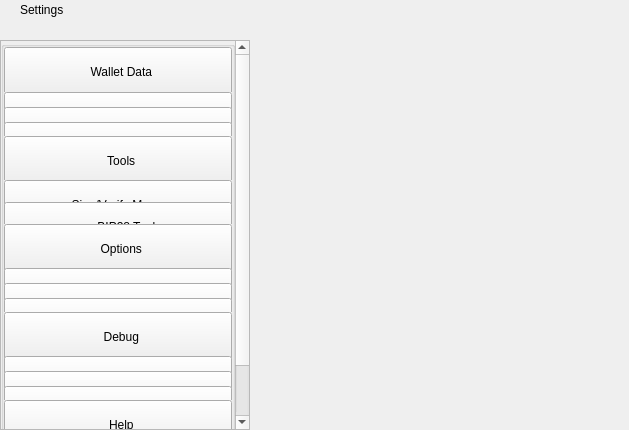
<?xml version="1.0" encoding="UTF-8"?>
<ui version="4.0">
 <class>SettingsWidget</class>
 <widget class="QWidget" name="SettingsWidget">
  <property name="geometry">
   <rect>
    <x>0</x>
    <y>0</y>
    <width>629</width>
    <height>430</height>
   </rect>
  </property>
  <property name="windowTitle">
   <string>Form</string>
  </property>
  <layout class="QHBoxLayout" name="horizontalLayout" stretch="1,2">
   <property name="spacing">
    <number>0</number>
   </property>
   <property name="leftMargin">
    <number>0</number>
   </property>
   <property name="topMargin">
    <number>0</number>
   </property>
   <property name="rightMargin">
    <number>0</number>
   </property>
   <property name="bottomMargin">
    <number>0</number>
   </property>
   <item>
    <widget class="QWidget" name="left" native="true">
     <property name="minimumSize">
      <size>
       <width>250</width>
       <height>0</height>
      </size>
     </property>
     <layout class="QVBoxLayout" name="verticalLayout">
      <property name="leftMargin">
       <number>0</number>
      </property>
      <property name="topMargin">
       <number>0</number>
      </property>
      <property name="rightMargin">
       <number>0</number>
      </property>
      <property name="bottomMargin">
       <number>0</number>
      </property>
      <item>
       <layout class="QVBoxLayout" name="verticalLayout_1">
        <property name="spacing">
         <number>0</number>
        </property>
        <item>
         <widget class="QWidget" name="titleMenuList" native="true">
          <property name="maximumSize">
           <size>
            <width>16777215</width>
            <height>30</height>
           </size>
          </property>
          <layout class="QHBoxLayout" name="horizontalLayout_1">
           <property name="spacing">
            <number>0</number>
           </property>
           <property name="leftMargin">
            <number>20</number>
           </property>
           <property name="topMargin">
            <number>0</number>
           </property>
           <property name="rightMargin">
            <number>20</number>
           </property>
           <property name="bottomMargin">
            <number>0</number>
           </property>
           <item>
            <widget class="QLabel" name="labelTitle">
             <property name="text">
              <string>Settings</string>
             </property>
            </widget>
           </item>
           <item>
            <spacer name="horizontalSpacer">
             <property name="orientation">
              <enum>Qt::Horizontal</enum>
             </property>
             <property name="sizeHint" stdset="0">
              <size>
               <width>40</width>
               <height>20</height>
              </size>
             </property>
            </spacer>
           </item>
          </layout>
         </widget>
        </item>
        <item>
         <spacer name="verticalSpacer_2">
          <property name="orientation">
           <enum>Qt::Vertical</enum>
          </property>
          <property name="sizeType">
           <enum>QSizePolicy::Fixed</enum>
          </property>
          <property name="sizeHint" stdset="0">
           <size>
            <width>20</width>
            <height>20</height>
           </size>
          </property>
         </spacer>
        </item>
        <item>
         <layout class="QVBoxLayout" name="verticalLayout_2">
          <item>
           <widget class="QScrollArea" name="scrollArea">
            <property name="sizePolicy">
             <sizepolicy hsizetype="Expanding" vsizetype="MinimumExpanding">
              <horstretch>0</horstretch>
              <verstretch>0</verstretch>
             </sizepolicy>
            </property>
            <property name="styleSheet">
             <string notr="true"/>
            </property>
            <property name="horizontalScrollBarPolicy">
             <enum>Qt::ScrollBarAlwaysOff</enum>
            </property>
            <property name="sizeAdjustPolicy">
             <enum>QAbstractScrollArea::AdjustIgnored</enum>
            </property>
            <property name="widgetResizable">
             <bool>true</bool>
            </property>
            <property name="alignment">
             <set>Qt::AlignLeading|Qt::AlignLeft|Qt::AlignTop</set>
            </property>
            <widget class="QWidget" name="scrollAreaWidgetContents">
             <property name="geometry">
              <rect>
               <x>0</x>
               <y>-68</y>
               <width>230</width>
               <height>452</height>
              </rect>
             </property>
             <property name="sizePolicy">
              <sizepolicy hsizetype="Preferred" vsizetype="MinimumExpanding">
               <horstretch>0</horstretch>
               <verstretch>0</verstretch>
              </sizepolicy>
             </property>
             <property name="maximumSize">
              <size>
               <width>16777215</width>
               <height>650</height>
              </size>
             </property>
             <property name="autoFillBackground">
              <bool>true</bool>
             </property>
             <layout class="QVBoxLayout" name="verticalLayout_3">
              <property name="spacing">
               <number>0</number>
              </property>
              <property name="sizeConstraint">
               <enum>QLayout::SetDefaultConstraint</enum>
              </property>
              <property name="leftMargin">
               <number>0</number>
              </property>
              <property name="topMargin">
               <number>0</number>
              </property>
              <property name="rightMargin">
               <number>0</number>
              </property>
              <property name="bottomMargin">
               <number>0</number>
              </property>
              <item>
               <layout class="QVBoxLayout" name="verticalLayout_4">
                <property name="spacing">
                 <number>0</number>
                </property>
                <item alignment="Qt::AlignTop">
                 <widget class="QGroupBox" name="groupBox">
                  <property name="sizePolicy">
                   <sizepolicy hsizetype="Preferred" vsizetype="MinimumExpanding">
                    <horstretch>0</horstretch>
                    <verstretch>0</verstretch>
                   </sizepolicy>
                  </property>
                  <property name="maximumSize">
                   <size>
                    <width>16777215</width>
                    <height>450</height>
                   </size>
                  </property>
                  <property name="title">
                   <string/>
                  </property>
                  <layout class="QVBoxLayout" name="verticalLayout_5">
                   <property name="spacing">
                    <number>0</number>
                   </property>
                   <property name="leftMargin">
                    <number>0</number>
                   </property>
                   <property name="topMargin">
                    <number>0</number>
                   </property>
                   <property name="rightMargin">
                    <number>0</number>
                   </property>
                   <property name="bottomMargin">
                    <number>0</number>
                   </property>
                   <item>
                    <widget class="QWidget" name="menuFileContainer" native="true">
                     <property name="maximumSize">
                      <size>
                       <width>16777215</width>
                       <height>160</height>
                      </size>
                     </property>
                     <layout class="QHBoxLayout" name="horizontalLayout_2">
                      <property name="spacing">
                       <number>0</number>
                      </property>
                      <property name="leftMargin">
                       <number>0</number>
                      </property>
                      <property name="topMargin">
                       <number>0</number>
                      </property>
                      <property name="rightMargin">
                       <number>0</number>
                      </property>
                      <property name="bottomMargin">
                       <number>0</number>
                      </property>
                      <item alignment="Qt::AlignTop">
                       <widget class="QPushButton" name="pushButtonFile">
                        <property name="minimumSize">
                         <size>
                          <width>0</width>
                          <height>50</height>
                         </size>
                        </property>
                        <property name="maximumSize">
                         <size>
                          <width>16777215</width>
                          <height>50</height>
                         </size>
                        </property>
                        <property name="focusPolicy">
                         <enum>Qt::NoFocus</enum>
                        </property>
                        <property name="text">
                         <string>  Wallet Data</string>
                        </property>
                        <property name="checkable">
                         <bool>true</bool>
                        </property>
                        <property name="autoExclusive">
                         <bool>false</bool>
                        </property>
                       </widget>
                      </item>
                     </layout>
                    </widget>
                   </item>
                   <item>
                    <widget class="QWidget" name="fileButtonsWidget" native="true">
                     <property name="maximumSize">
                      <size>
                       <width>16777215</width>
                       <height>165</height>
                      </size>
                     </property>
                     <layout class="QVBoxLayout" name="verticalLayout_6">
                      <property name="spacing">
                       <number>0</number>
                      </property>
                      <property name="leftMargin">
                       <number>0</number>
                      </property>
                      <property name="topMargin">
                       <number>0</number>
                      </property>
                      <property name="rightMargin">
                       <number>0</number>
                      </property>
                      <property name="bottomMargin">
                       <number>0</number>
                      </property>
                      <item>
                       <widget class="QPushButton" name="pushButtonFile2">
                        <property name="minimumSize">
                         <size>
                          <width>0</width>
                          <height>50</height>
                         </size>
                        </property>
                        <property name="maximumSize">
                         <size>
                          <width>16777215</width>
                          <height>50</height>
                         </size>
                        </property>
                        <property name="focusPolicy">
                         <enum>Qt::NoFocus</enum>
                        </property>
                        <property name="text">
                         <string>     Wallet</string>
                        </property>
                        <property name="checkable">
                         <bool>true</bool>
                        </property>
                        <property name="autoExclusive">
                         <bool>false</bool>
                        </property>
                       </widget>
                      </item>
                      <item>
                       <widget class="QPushButton" name="pushButtonFile3">
                        <property name="minimumSize">
                         <size>
                          <width>0</width>
                          <height>50</height>
                         </size>
                        </property>
                        <property name="maximumSize">
                         <size>
                          <width>16777215</width>
                          <height>50</height>
                         </size>
                        </property>
                        <property name="focusPolicy">
                         <enum>Qt::NoFocus</enum>
                        </property>
                        <property name="text">
                         <string>Multisend</string>
                        </property>
                        <property name="checkable">
                         <bool>true</bool>
                        </property>
                        <property name="autoExclusive">
                         <bool>false</bool>
                        </property>
                       </widget>
                      </item>
                      <item>
                       <widget class="QPushButton" name="pushButtonExportCsv">
                        <property name="minimumSize">
                         <size>
                          <width>0</width>
                          <height>50</height>
                         </size>
                        </property>
                        <property name="maximumSize">
                         <size>
                          <width>16777215</width>
                          <height>50</height>
                         </size>
                        </property>
                        <property name="focusPolicy">
                         <enum>Qt::NoFocus</enum>
                        </property>
                        <property name="text">
                         <string>     Export Accounting</string>
                        </property>
                        <property name="checkable">
                         <bool>true</bool>
                        </property>
                        <property name="autoExclusive">
                         <bool>false</bool>
                        </property>
                       </widget>
                      </item>
                     </layout>
                    </widget>
                   </item>
                   <item>
                    <widget class="QWidget" name="menuToolsContainer" native="true">
                     <property name="maximumSize">
                      <size>
                       <width>16777215</width>
                       <height>160</height>
                      </size>
                     </property>
                     <layout class="QHBoxLayout" name="horizontalLayout_3">
                      <property name="spacing">
                       <number>0</number>
                      </property>
                      <property name="leftMargin">
                       <number>0</number>
                      </property>
                      <property name="topMargin">
                       <number>0</number>
                      </property>
                      <property name="rightMargin">
                       <number>0</number>
                      </property>
                      <property name="bottomMargin">
                       <number>0</number>
                      </property>
                      <item alignment="Qt::AlignTop">
                       <widget class="QPushButton" name="pushButtonConfiguration">
                        <property name="minimumSize">
                         <size>
                          <width>0</width>
                          <height>50</height>
                         </size>
                        </property>
                        <property name="maximumSize">
                         <size>
                          <width>16777215</width>
                          <height>50</height>
                         </size>
                        </property>
                        <property name="focusPolicy">
                         <enum>Qt::NoFocus</enum>
                        </property>
                        <property name="text">
                         <string>  Tools</string>
                        </property>
                        <property name="checkable">
                         <bool>true</bool>
                        </property>
                        <property name="autoExclusive">
                         <bool>false</bool>
                        </property>
                       </widget>
                      </item>
                     </layout>
                    </widget>
                   </item>
                   <item>
                    <widget class="QWidget" name="configurationButtonsWidget" native="true">
                     <property name="maximumSize">
                      <size>
                       <width>16777215</width>
                       <height>105</height>
                      </size>
                     </property>
                     <layout class="QVBoxLayout" name="verticalLayout_7">
                      <property name="spacing">
                       <number>0</number>
                      </property>
                      <property name="leftMargin">
                       <number>0</number>
                      </property>
                      <property name="topMargin">
                       <number>0</number>
                      </property>
                      <property name="rightMargin">
                       <number>0</number>
                      </property>
                      <property name="bottomMargin">
                       <number>0</number>
                      </property>
                      <item>
                       <widget class="QPushButton" name="pushButtonConfiguration4">
                        <property name="minimumSize">
                         <size>
                          <width>0</width>
                          <height>50</height>
                         </size>
                        </property>
                        <property name="maximumSize">
                         <size>
                          <width>16777215</width>
                          <height>50</height>
                         </size>
                        </property>
                        <property name="focusPolicy">
                         <enum>Qt::NoFocus</enum>
                        </property>
                        <property name="text">
                         <string>     Sign/Verify Message</string>
                        </property>
                        <property name="checkable">
                         <bool>true</bool>
                        </property>
                        <property name="autoExclusive">
                         <bool>false</bool>
                        </property>
                       </widget>
                      </item>
                      <item>
                       <widget class="QPushButton" name="pushButtonConfiguration3">
                        <property name="minimumSize">
                         <size>
                          <width>0</width>
                          <height>50</height>
                         </size>
                        </property>
                        <property name="maximumSize">
                         <size>
                          <width>16777215</width>
                          <height>50</height>
                         </size>
                        </property>
                        <property name="focusPolicy">
                         <enum>Qt::NoFocus</enum>
                        </property>
                        <property name="text">
                         <string>     BIP38 Tool</string>
                        </property>
                        <property name="checkable">
                         <bool>true</bool>
                        </property>
                        <property name="autoExclusive">
                         <bool>false</bool>
                        </property>
                       </widget>
                      </item>
                     </layout>
                    </widget>
                   </item>
                   <item>
                    <layout class="QHBoxLayout" name="horizontalLayout_4">
                     <property name="spacing">
                      <number>0</number>
                     </property>
                     <property name="leftMargin">
                      <number>0</number>
                     </property>
                     <property name="rightMargin">
                      <number>0</number>
                     </property>
                     <item alignment="Qt::AlignTop">
                      <widget class="QPushButton" name="pushButtonOptions">
                       <property name="minimumSize">
                        <size>
                         <width>0</width>
                         <height>50</height>
                        </size>
                       </property>
                       <property name="maximumSize">
                        <size>
                         <width>16777215</width>
                         <height>50</height>
                        </size>
                       </property>
                       <property name="focusPolicy">
                        <enum>Qt::NoFocus</enum>
                       </property>
                       <property name="text">
                        <string>  Options</string>
                       </property>
                       <property name="checkable">
                        <bool>true</bool>
                       </property>
                       <property name="autoExclusive">
                        <bool>false</bool>
                       </property>
                      </widget>
                     </item>
                    </layout>
                   </item>
                   <item>
                    <widget class="QWidget" name="optionsButtonsWidget" native="true">
                     <property name="maximumSize">
                      <size>
                       <width>16777215</width>
                       <height>160</height>
                      </size>
                     </property>
                     <layout class="QVBoxLayout" name="verticalLayout_8">
                      <property name="spacing">
                       <number>0</number>
                      </property>
                      <property name="leftMargin">
                       <number>0</number>
                      </property>
                      <property name="topMargin">
                       <number>0</number>
                      </property>
                      <property name="rightMargin">
                       <number>0</number>
                      </property>
                      <property name="bottomMargin">
                       <number>0</number>
                      </property>
                      <item>
                       <widget class="QPushButton" name="pushButtonOptions1">
                        <property name="minimumSize">
                         <size>
                          <width>0</width>
                          <height>50</height>
                         </size>
                        </property>
                        <property name="maximumSize">
                         <size>
                          <width>16777215</width>
                          <height>50</height>
                         </size>
                        </property>
                        <property name="focusPolicy">
                         <enum>Qt::NoFocus</enum>
                        </property>
                        <property name="text">
                         <string>     Main</string>
                        </property>
                        <property name="checkable">
                         <bool>true</bool>
                        </property>
                        <property name="checked">
                         <bool>false</bool>
                        </property>
                        <property name="autoExclusive">
                         <bool>false</bool>
                        </property>
                       </widget>
                      </item>
                      <item>
                       <widget class="QPushButton" name="pushButtonOptions2">
                        <property name="minimumSize">
                         <size>
                          <width>0</width>
                          <height>50</height>
                         </size>
                        </property>
                        <property name="maximumSize">
                         <size>
                          <width>16777215</width>
                          <height>50</height>
                         </size>
                        </property>
                        <property name="focusPolicy">
                         <enum>Qt::NoFocus</enum>
                        </property>
                        <property name="text">
                         <string>     Wallet</string>
                        </property>
                        <property name="checkable">
                         <bool>true</bool>
                        </property>
                        <property name="autoExclusive">
                         <bool>false</bool>
                        </property>
                       </widget>
                      </item>
                      <item>
                       <widget class="QPushButton" name="pushButtonOptions5">
                        <property name="minimumSize">
                         <size>
                          <width>0</width>
                          <height>50</height>
                         </size>
                        </property>
                        <property name="maximumSize">
                         <size>
                          <width>16777215</width>
                          <height>50</height>
                         </size>
                        </property>
                        <property name="focusPolicy">
                         <enum>Qt::NoFocus</enum>
                        </property>
                        <property name="text">
                         <string>     Display</string>
                        </property>
                        <property name="checkable">
                         <bool>true</bool>
                        </property>
                        <property name="autoExclusive">
                         <bool>false</bool>
                        </property>
                       </widget>
                      </item>
                     </layout>
                    </widget>
                   </item>
                   <item>
                    <layout class="QHBoxLayout" name="horizontalTools">
                     <property name="spacing">
                      <number>0</number>
                     </property>
                     <property name="leftMargin">
                      <number>0</number>
                     </property>
                     <property name="rightMargin">
                      <number>0</number>
                     </property>
                     <item alignment="Qt::AlignTop">
                      <widget class="QPushButton" name="pushButtonTools">
                       <property name="minimumSize">
                        <size>
                         <width>0</width>
                         <height>50</height>
                        </size>
                       </property>
                       <property name="maximumSize">
                        <size>
                         <width>16777215</width>
                         <height>50</height>
                        </size>
                       </property>
                       <property name="focusPolicy">
                        <enum>Qt::NoFocus</enum>
                       </property>
                       <property name="text">
                        <string>  Debug</string>
                       </property>
                       <property name="checkable">
                        <bool>true</bool>
                       </property>
                       <property name="autoExclusive">
                        <bool>false</bool>
                       </property>
                      </widget>
                     </item>
                    </layout>
                   </item>
                   <item>
                    <widget class="QWidget" name="toolsButtonsWidget" native="true">
                     <property name="maximumSize">
                      <size>
                       <width>16777215</width>
                       <height>160</height>
                      </size>
                     </property>
                     <layout class="QVBoxLayout" name="verticalTools_11">
                      <property name="spacing">
                       <number>0</number>
                      </property>
                      <property name="leftMargin">
                       <number>0</number>
                      </property>
                      <property name="topMargin">
                       <number>0</number>
                      </property>
                      <property name="rightMargin">
                       <number>0</number>
                      </property>
                      <property name="bottomMargin">
                       <number>0</number>
                      </property>
                      <item>
                       <widget class="QPushButton" name="pushButtonTools1">
                        <property name="minimumSize">
                         <size>
                          <width>0</width>
                          <height>50</height>
                         </size>
                        </property>
                        <property name="maximumSize">
                         <size>
                          <width>16777215</width>
                          <height>50</height>
                         </size>
                        </property>
                        <property name="focusPolicy">
                         <enum>Qt::NoFocus</enum>
                        </property>
                        <property name="text">
                         <string>     Information</string>
                        </property>
                        <property name="checkable">
                         <bool>true</bool>
                        </property>
                        <property name="checked">
                         <bool>false</bool>
                        </property>
                        <property name="autoExclusive">
                         <bool>false</bool>
                        </property>
                       </widget>
                      </item>
                      <item>
                       <widget class="QPushButton" name="pushButtonTools2">
                        <property name="minimumSize">
                         <size>
                          <width>0</width>
                          <height>50</height>
                         </size>
                        </property>
                        <property name="maximumSize">
                         <size>
                          <width>16777215</width>
                          <height>50</height>
                         </size>
                        </property>
                        <property name="focusPolicy">
                         <enum>Qt::NoFocus</enum>
                        </property>
                        <property name="text">
                         <string>     Console</string>
                        </property>
                        <property name="checkable">
                         <bool>true</bool>
                        </property>
                        <property name="autoExclusive">
                         <bool>false</bool>
                        </property>
                       </widget>
                      </item>
                      <item>
                       <widget class="QPushButton" name="pushButtonTools5">
                        <property name="minimumSize">
                         <size>
                          <width>0</width>
                          <height>50</height>
                         </size>
                        </property>
                        <property name="maximumSize">
                         <size>
                          <width>16777215</width>
                          <height>50</height>
                         </size>
                        </property>
                        <property name="focusPolicy">
                         <enum>Qt::NoFocus</enum>
                        </property>
                        <property name="text">
                         <string>     Wallet Repair</string>
                        </property>
                        <property name="checkable">
                         <bool>true</bool>
                        </property>
                        <property name="autoExclusive">
                         <bool>false</bool>
                        </property>
                       </widget>
                      </item>
                     </layout>
                    </widget>
                   </item>
                   <item>
                    <layout class="QHBoxLayout" name="horizontalHelp">
                     <property name="spacing">
                      <number>0</number>
                     </property>
                     <property name="leftMargin">
                      <number>0</number>
                     </property>
                     <property name="rightMargin">
                      <number>0</number>
                     </property>
                     <item alignment="Qt::AlignTop">
                      <widget class="QPushButton" name="pushButtonHelp">
                       <property name="minimumSize">
                        <size>
                         <width>0</width>
                         <height>50</height>
                        </size>
                       </property>
                       <property name="maximumSize">
                        <size>
                         <width>16777215</width>
                         <height>50</height>
                        </size>
                       </property>
                       <property name="focusPolicy">
                        <enum>Qt::NoFocus</enum>
                       </property>
                       <property name="text">
                        <string>  Help</string>
                       </property>
                       <property name="checkable">
                        <bool>true</bool>
                       </property>
                       <property name="autoExclusive">
                        <bool>false</bool>
                       </property>
                      </widget>
                     </item>
                    </layout>
                   </item>
                   <item>
                    <widget class="QWidget" name="helpButtonsWidget" native="true">
                     <property name="maximumSize">
                      <size>
                       <width>16777215</width>
                       <height>100</height>
                      </size>
                     </property>
                     <layout class="QVBoxLayout" name="verticalHelp">
                      <property name="spacing">
                       <number>0</number>
                      </property>
                      <property name="leftMargin">
                       <number>0</number>
                      </property>
                      <property name="topMargin">
                       <number>0</number>
                      </property>
                      <property name="rightMargin">
                       <number>0</number>
                      </property>
                      <property name="bottomMargin">
                       <number>0</number>
                      </property>
                      <item>
                       <widget class="QPushButton" name="pushButtonHelp1">
                        <property name="minimumSize">
                         <size>
                          <width>0</width>
                          <height>50</height>
                         </size>
                        </property>
                        <property name="maximumSize">
                         <size>
                          <width>16777215</width>
                          <height>50</height>
                         </size>
                        </property>
                        <property name="focusPolicy">
                         <enum>Qt::NoFocus</enum>
                        </property>
                        <property name="text">
                         <string>     FAQ</string>
                        </property>
                        <property name="checkable">
                         <bool>false</bool>
                        </property>
                        <property name="checked">
                         <bool>false</bool>
                        </property>
                        <property name="autoExclusive">
                         <bool>false</bool>
                        </property>
                       </widget>
                      </item>
                      <item>
                       <widget class="QPushButton" name="pushButtonHelp2">
                        <property name="minimumSize">
                         <size>
                          <width>0</width>
                          <height>50</height>
                         </size>
                        </property>
                        <property name="maximumSize">
                         <size>
                          <width>16777215</width>
                          <height>50</height>
                         </size>
                        </property>
                        <property name="focusPolicy">
                         <enum>Qt::NoFocus</enum>
                        </property>
                        <property name="text">
                         <string>     About DASHD</string>
                        </property>
                        <property name="checkable">
                         <bool>false</bool>
                        </property>
                        <property name="autoExclusive">
                         <bool>false</bool>
                        </property>
                       </widget>
                      </item>
                     </layout>
                    </widget>
                   </item>
                  </layout>
                 </widget>
                </item>
               </layout>
              </item>
             </layout>
            </widget>
           </widget>
          </item>
         </layout>
        </item>
       </layout>
      </item>
     </layout>
    </widget>
   </item>
   <item>
    <widget class="QWidget" name="right" native="true">
     <layout class="QVBoxLayout" name="verticalLayout_9">
      <property name="leftMargin">
       <number>0</number>
      </property>
      <property name="topMargin">
       <number>0</number>
      </property>
      <property name="rightMargin">
       <number>0</number>
      </property>
      <property name="bottomMargin">
       <number>0</number>
      </property>
      <item>
       <layout class="QVBoxLayout" name="verticalLayout_10">
        <property name="spacing">
         <number>6</number>
        </property>
        <item>
         <layout class="QVBoxLayout" name="verticalLayout_11">
          <item>
           <widget class="QStackedWidget" name="stackedWidgetContainer"/>
          </item>
         </layout>
        </item>
       </layout>
      </item>
     </layout>
    </widget>
   </item>
  </layout>
 </widget>
 <resources/>
 <connections/>
</ui>
